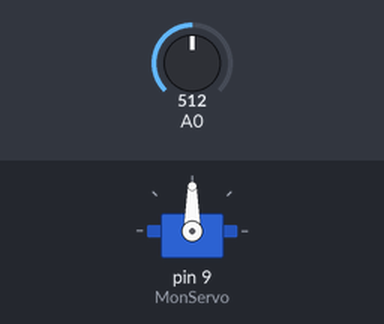
Simulated run of this sketch. Board: Arduino Uno, built with avr-gcc and run on an emulated ATmega328P. On the bench: servo. The inputs (shaded band) are chosen by the test bench; at power-on: A0 = 512.

Above: at 1.2 s.
1.3 s: A0 set to 808
2.8 s: A0 set to 835
At 4.2 s:
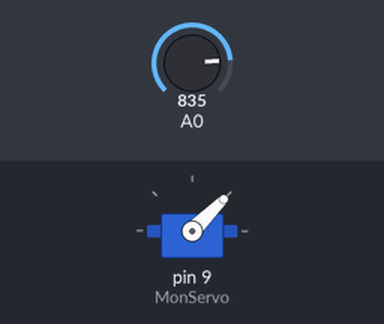
4.5 s: A0 set to 716
At 5.6 s:
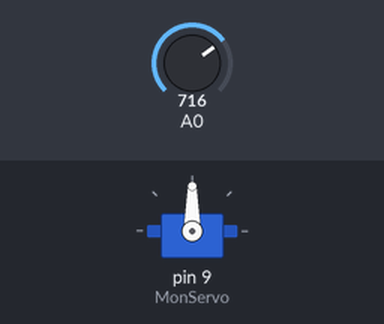
6.0 s: A0 set to 900
At 6.8 s:
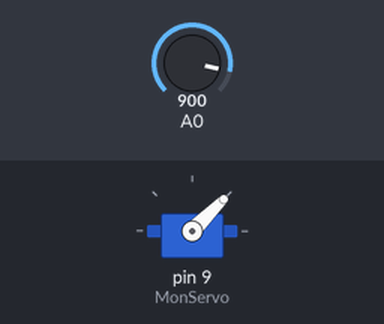
Timing chart, 0 to 8.5 s (numbered marks = the images above; inputs shaded):
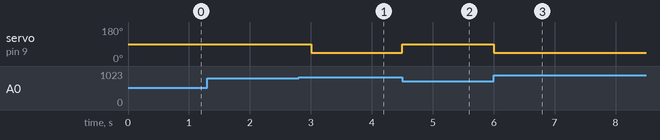

The sketch:

Porte_poulailler.ino
```cpp
/*
Fermeture de la porte d’un poulailler pour un faible éclairement d'une photorésistance
*/
#include<Servo.h>

int Valeur_A0;
float Tension_A0;
Servo MonServo ;

void setup(){

MonServo.attach(9) ;
}

void loop(){
Valeur_A0=analogRead(A0);
Tension_A0=(float)Valeur_A0*5/1023;


if (Tension_A0<4.0){

MonServo.write(90) ;
}


else{

MonServo.write(45) ;
}
delay(250);

}
```

Measured:
- the behaviour switches between 818 and 819 on A0 (found by bisection; images 0 and 1)
- after the input at 1.3 s, every drawn part: stays the same
- after the input at 2.8 s, servo on pin 9 (MonServo): 90° → 45° after 0.20 s
- after the input at 4.5 s, servo on pin 9 (MonServo): 45° → 90° at once
- after the input at 6.0 s, servo on pin 9 (MonServo): 90° → 45° at once
